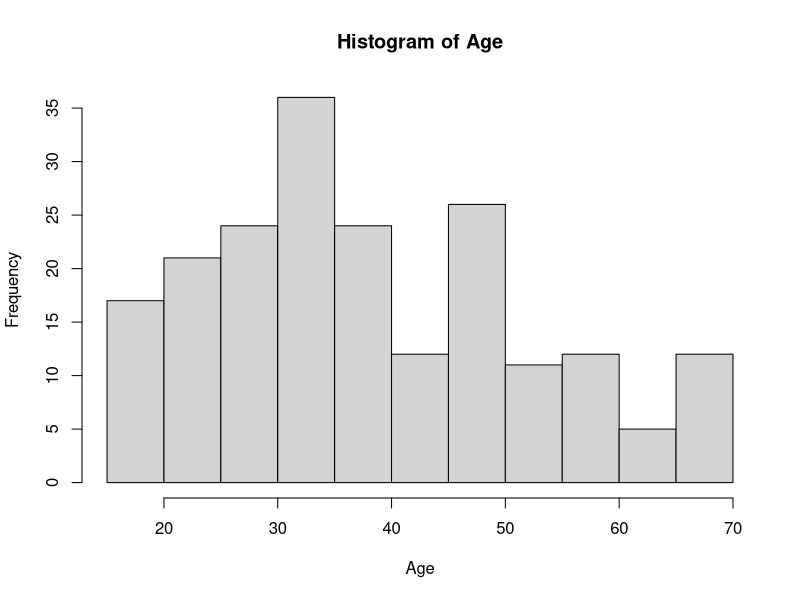
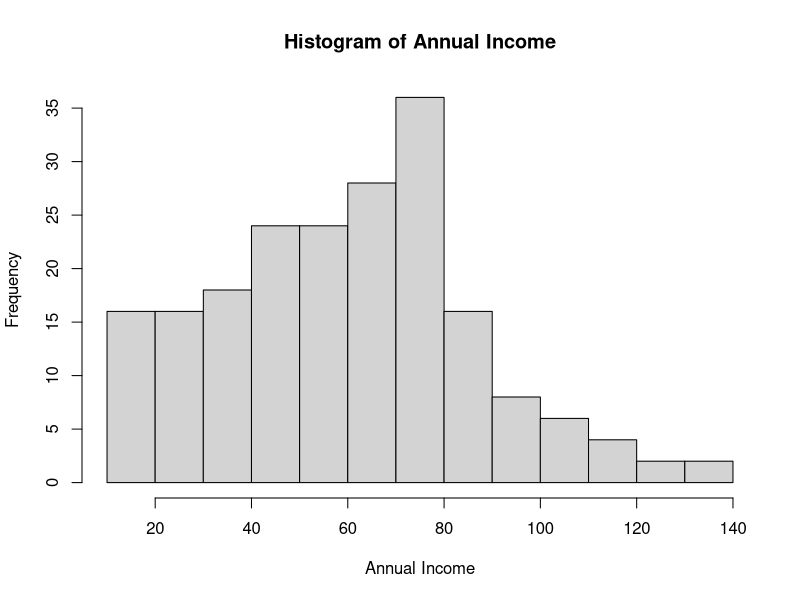
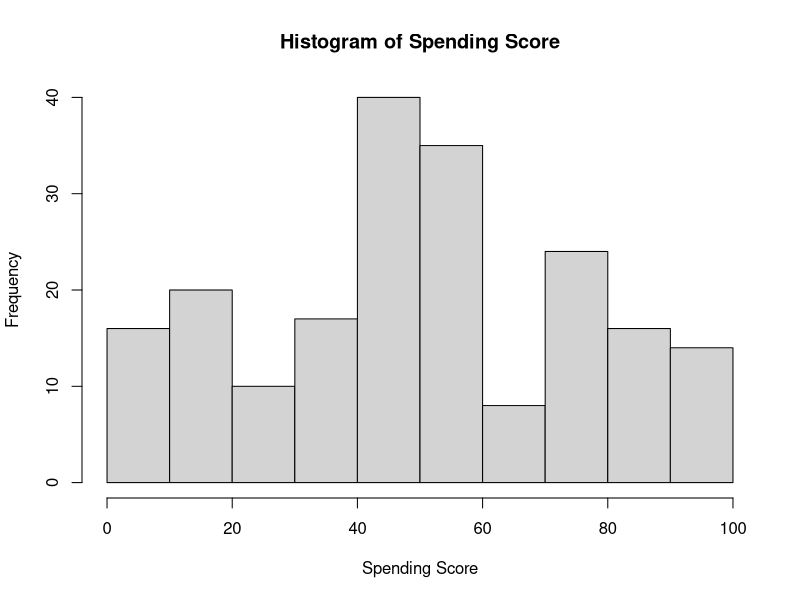
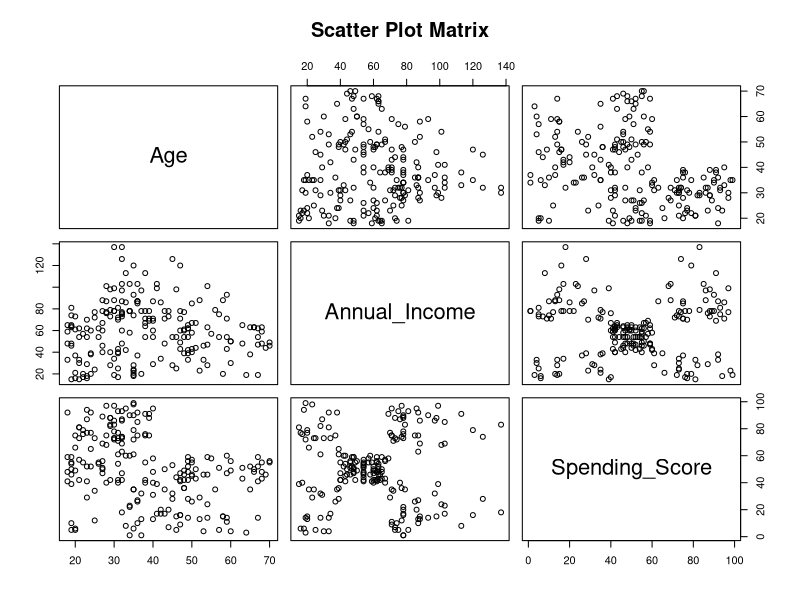
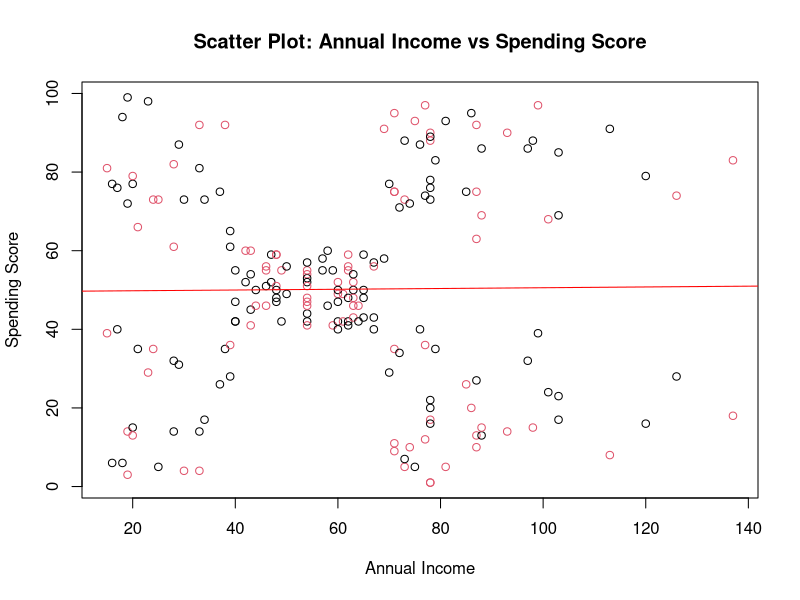
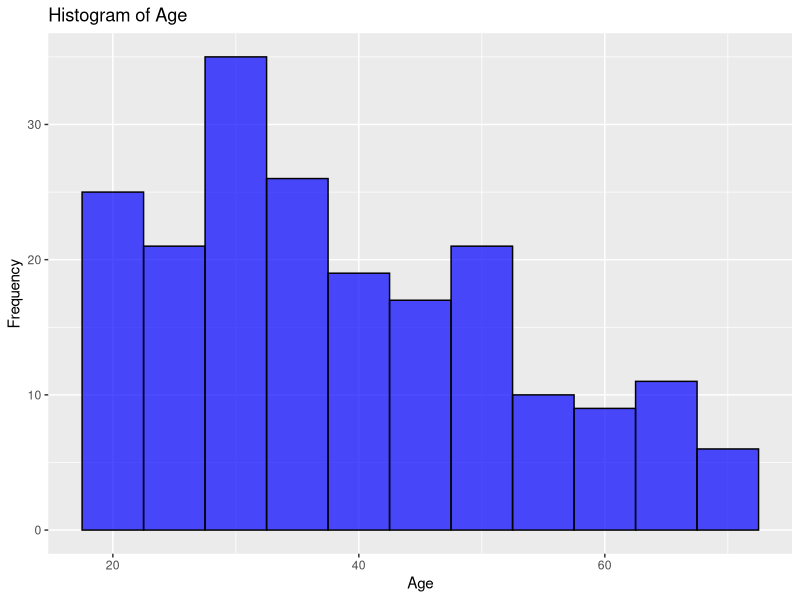
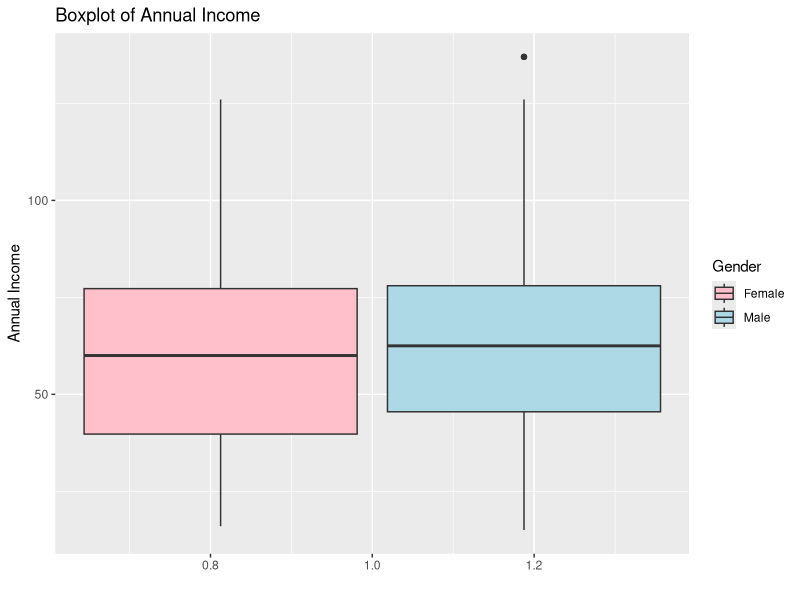
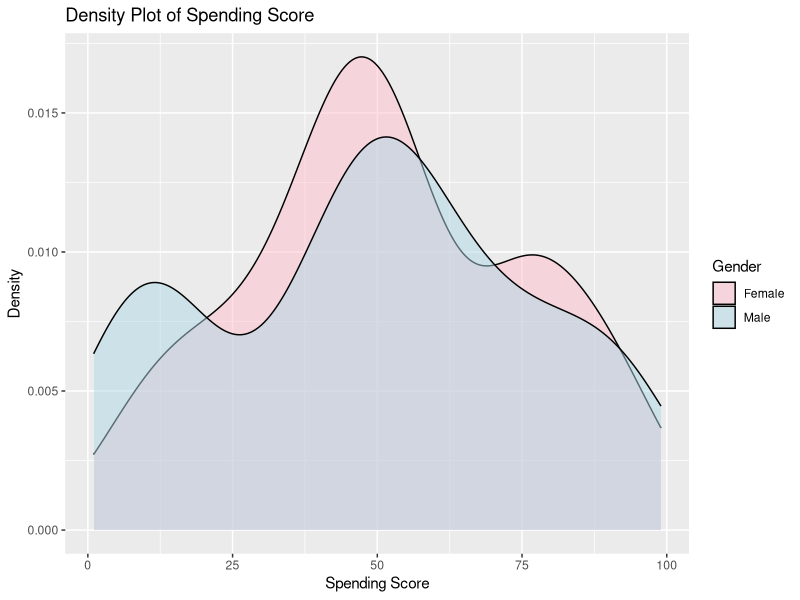

Recreate these plots in R, in order.
#Load Dataset

CustomerData <-read.csv("data/Customers.csv", colClasses = c(
  CustomerId = "numeric",
  Gender = "factor",
  Age = "numeric",
  Annual_Income = "numeric",
  Spending_Score = "numeric"
))

#View Dataset
View(CustomerData)

#Measures of Frequency
# Display the structure of the dataset
str(CustomerData)

# Display summary statistics
summary(CustomerData)

# Frequency table for Gender
gender_frequency <- table(CustomerData$Gender)
print("Frequency table for Gender:")
print(gender_frequency)

# Histogram for Age
hist(CustomerData$Age, main = "Histogram of Age", xlab = "Age")

# Histogram for Annual Income
hist(CustomerData$Annual_Income, main = "Histogram of Annual Income", xlab = "Annual Income")

# Histogram for Spending Score
hist(CustomerData$Spending_Score, main = "Histogram of Spending Score", xlab = "Spending Score")

#Measures of Central Tendency
# Display mean, median, and mode for Age
mean_age <- mean(CustomerData$Age)
median_age <- median(CustomerData$Age)
mode_age <- names(sort(-table(CustomerData$Age)))[1]

print("Measures of Central Tendency for Age:")
print(paste("Mean:", mean_age))
print(paste("Median:", median_age))
print(paste("Mode:", mode_age))

# Display mean, median, and mode for Annual Income
mean_income <- mean(CustomerData$Annual_Income)
median_income <- median(CustomerData$Annual_Income)
mode_income <- names(sort(-table(CustomerData$Annual_Income)))[1]

print("Measures of Central Tendency for Annual Income:")
print(paste("Mean:", mean_income))
print(paste("Median:", median_income))
print(paste("Mode:", mode_income))

# Display mean, median, and mode for Spending Score
mean_score <- mean(CustomerData$Spending_Score)
median_score <- median(CustomerData$Spending_Score)
mode_score <- names(sort(-table(CustomerData$Spending_Score)))[1]

print("Measures of Central Tendency for Spending Score:")
print(paste("Mean:", mean_score))
print(paste("Median:", median_score))
print(paste("Mode:", mode_score))

#Measures of Distribution
# Display range for Age, Annual Income, and Spending Score
age_range <- range(CustomerData$Age)
income_range <- range(CustomerData$Annual_Income)
score_range <- range(CustomerData$Spending_Score)

print("Range for Age:")
print(age_range)

print("Range for Annual Income:")
print(income_range)

print("Range for Spending Score:")
print(score_range)

# Display standard deviation for Age, Annual Income, and Spending Score
sd_age <- sd(CustomerData$Age)
sd_income <- sd(CustomerData$Annual_Income)
sd_score <- sd(CustomerData$Spending_Score)

print("Standard Deviation for Age:")
print(sd_age)

print("Standard Deviation for Annual Income:")
print(sd_income)

print("Standard Deviation for Spending Score:")
print(sd_score)

# Display quantiles for Age, Annual Income, and Spending Score
quantiles_age <- quantile(CustomerData$Age)
quantiles_income <- quantile(CustomerData$Annual_Income)
quantiles_score <- quantile(CustomerData$Spending_Score)

print("Quantiles for Age:")
print(quantiles_age)

print("Quantiles for Annual Income:")
print(quantiles_income)

print("Quantiles for Spending Score:")
print(quantiles_score)

#Measures of Relationship
# Display correlation matrix
correlation_matrix <- cor(CustomerData[, c("Age", "Annual_Income", "Spending_Score")])
print("Correlation Matrix:")
print(correlation_matrix)

# Scatter plot matrix
pairs(CustomerData[, c("Age", "Annual_Income", "Spending_Score")], main = "Scatter Plot Matrix")

# Scatter plot between Annual Income and Spending Score
plot(CustomerData$Annual_Income, CustomerData$Spending_Score, main = "Scatter Plot: Annual Income vs Spending Score", 
     xlab = "Annual Income", ylab = "Spending Score", col = as.numeric(CustomerData$Gender))

# Add regression line to the scatter plot
abline(lm(Spending_Score ~ Annual_Income, data = CustomerData), col = "red")

#ANOVA
# Perform ANOVA for Age, Annual Income, and Spending Score based on Gender
anova_age <- aov(Age ~ Gender, data = CustomerData)
anova_income <- aov(Annual_Income ~ Gender, data = CustomerData)
anova_score <- aov(Spending_Score ~ Gender, data = CustomerData)

# Display ANOVA results
print("ANOVA for Age:")
print(summary(anova_age))

print("ANOVA for Annual Income:")
print(summary(anova_income))

print("ANOVA for Spending Score:")
print(summary(anova_score))

#Univariate Plots
# Load the necessary libraries
library(ggplot2)
# Univariate plot for Age - Histogram
ggplot(CustomerData, aes(x = Age)) +
  geom_histogram(binwidth = 5, fill = "blue", color = "black", alpha = 0.7) +
  labs(title = "Histogram of Age", x = "Age", y = "Frequency")

# Univariate plot for Annual Income - Boxplot
ggplot(CustomerData, aes(x = 1, y = Annual_Income, fill = Gender)) +
  geom_boxplot() +
  labs(title = "Boxplot of Annual Income", x = "", y = "Annual Income") +
  scale_fill_manual(values = c("pink", "lightblue"))

# Univariate plot for Spending Score - Density Plot
ggplot(CustomerData, aes(x = Spending_Score, fill = Gender)) +
  geom_density(alpha = 0.5) +
  labs(title = "Density Plot of Spending Score", x = "Spending Score", y = "Density") +
  scale_fill_manual(values = c("pink", "lightblue"))
